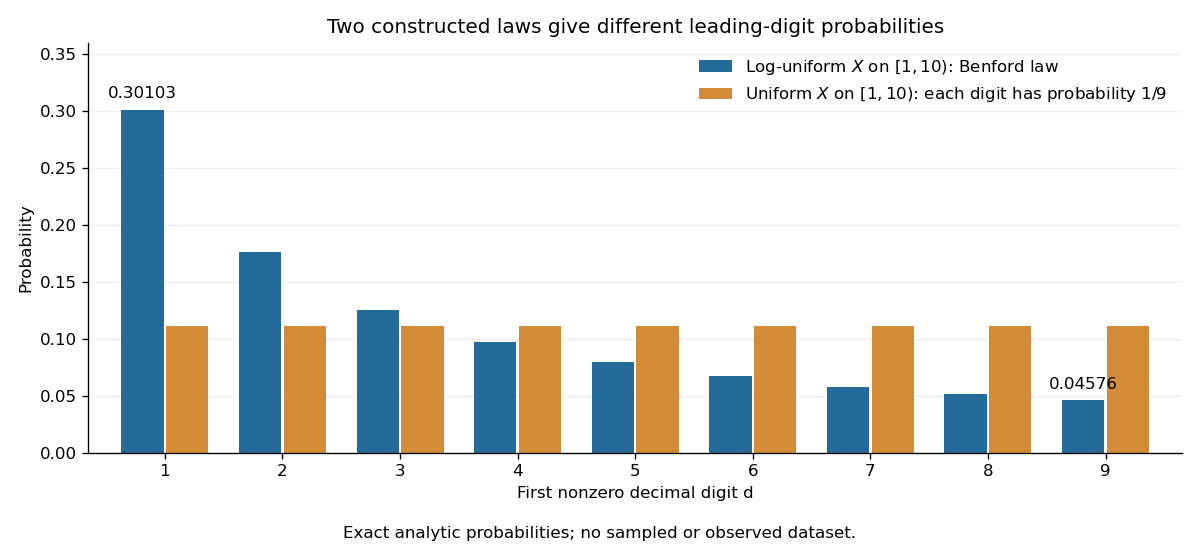

Write the Python code that produced this figure.
"""Analytic digit probabilities; tested with Python 3.14.4, NumPy 2.3.5,
and Matplotlib 3.10.7. Write an opaque white PNG to the current directory.
"""
from pathlib import Path

import matplotlib

matplotlib.use("Agg")
import matplotlib.pyplot as plt
import numpy as np


def main():
    digits = np.arange(1, 10)
    benford = np.log10((digits + 1) / digits)
    uniform = np.full(9, 1 / 9)
    fig, ax = plt.subplots(figsize=(10, 4.6), dpi=120)
    fig.patch.set_facecolor("white")
    ax.set_facecolor("white")
    ax.bar(digits - 0.19, benford, width=0.36, color="#246a9b",
           label=r"Log-uniform $X$ on $[1,10)$: Benford law")
    ax.bar(digits + 0.19, uniform, width=0.36, color="#d38b38",
           label=r"Uniform $X$ on $[1,10)$: each digit has probability $1/9$")
    ax.annotate("0.30103", (0.81, benford[0]), xytext=(0, 7),
                textcoords="offset points", ha="center", fontsize=10)
    ax.annotate("0.04576", (8.81, benford[-1]), xytext=(0, 7),
                textcoords="offset points", ha="center", fontsize=10)
    ax.set(xlabel="First nonzero decimal digit d", ylabel="Probability",
           title="Two constructed laws give different leading-digit probabilities",
           xlim=(0.35, 9.65), ylim=(0, 0.36))
    ax.set_xticks(digits)
    ax.set_yticks(np.arange(0, 0.36, 0.05))
    ax.spines[["top", "right"]].set_visible(False)
    ax.set_axisbelow(True)
    ax.grid(axis="y", alpha=0.18)
    ax.legend(loc="upper right", frameon=False, fontsize=10)
    fig.text(0.5, 0.025, "Exact analytic probabilities; no sampled or observed dataset.",
             ha="center", fontsize=10)
    fig.tight_layout(rect=(0, 0.06, 1, 1))
    fig.savefig(Path.cwd() / Path(__file__).with_suffix(".png").name,
                facecolor="white", transparent=False)
    plt.close(fig)


if __name__ == "__main__":
    main()
